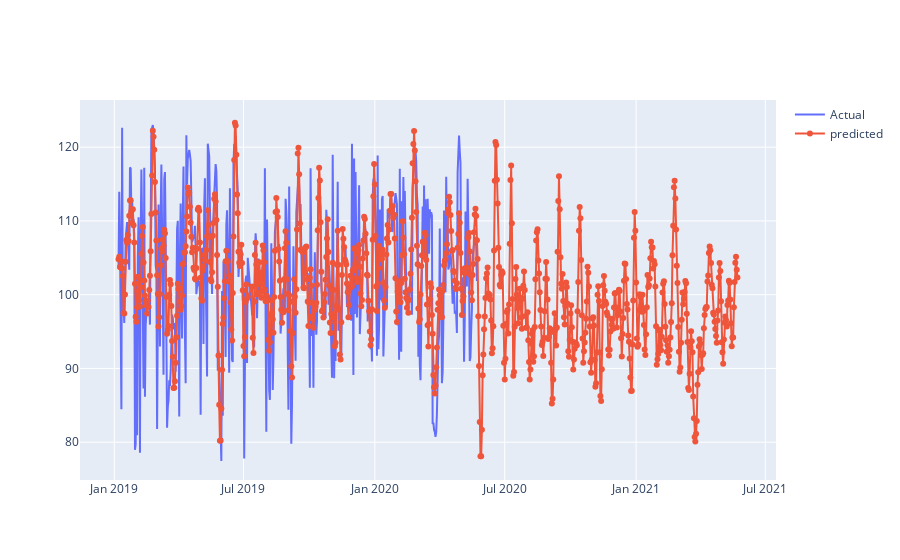

Notebook source saved alongside this figure:
### Code cell
#import plotly.graph_objects as go
fig = go.Figure([go.Scatter(x=df['ds'], y=df['y'],mode='lines',
                    name='Actual')])

fig.add_trace(go.Scatter(x=predictionOpt['ds'], y=predictionOpt['yhat'],
                   mode='lines+markers',
                    name='predicted'))

fig.show()

### Figure 1 — Plotly figure (JSON) as saved in the notebook; plotly's stock layout.template omitted (floating-point values rounded to 4 significant figures; data arrays with more than 128 entries replaced by an {"elided": "..."} marker saying what was removed)
{"data": [{"mode": "lines", "name": "Actual", "type": "scatter", "x": {"elided": "498 str values"}, "y": {"elided": "498 float values"}}, {"mode": "lines+markers", "name": "predicted", "type": "scatter", "x": {"elided": "863 str values"}, "y": {"elided": "863 float values"}}], "layout": {}}
